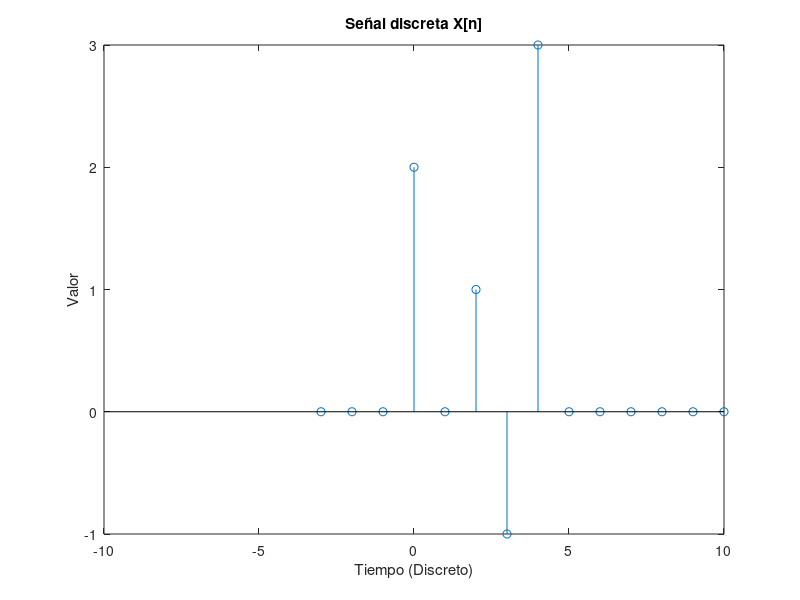
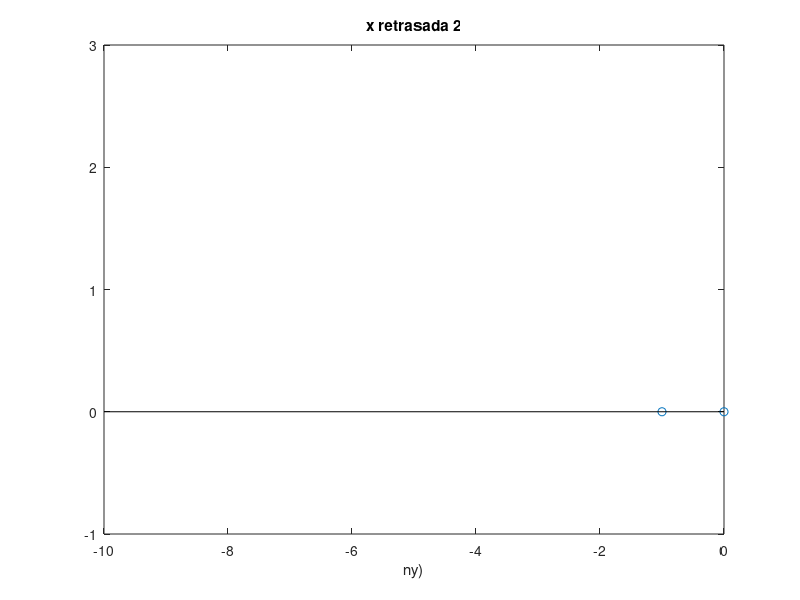
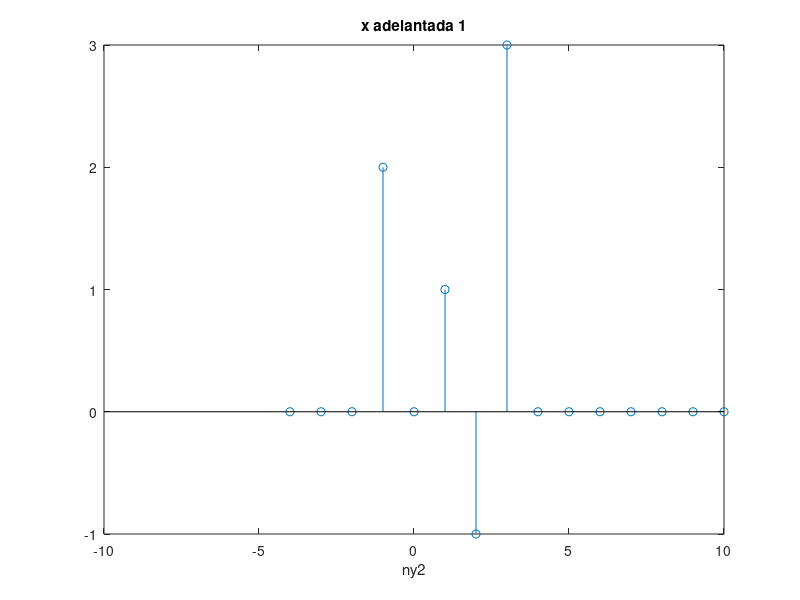
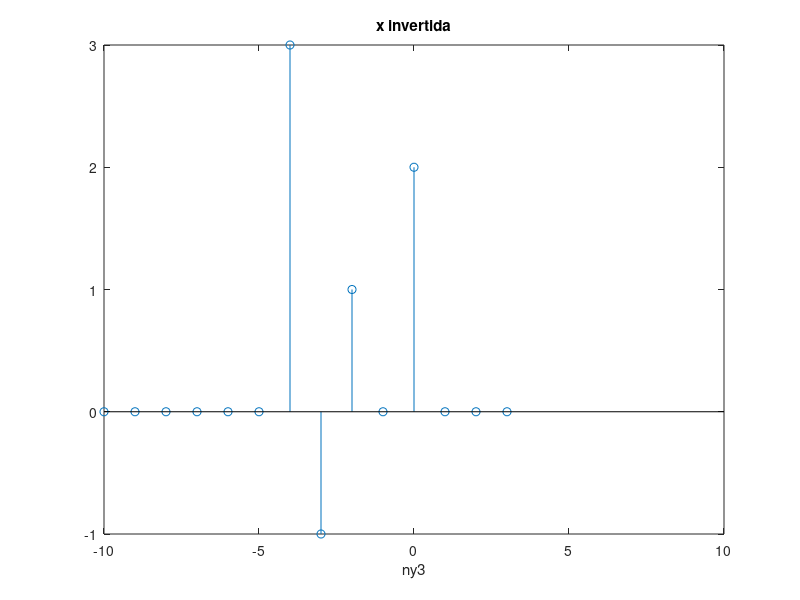

Recreate these plots in MATLAB, in order.
%% Ejercicio 7

nx=[-3:11];
x=zeros(size(nx));
x(4)=2;
x(6)=1;
x(7)=-1;
x(8)=3;

figure;
stem(nx,x);
title("Señal discreta X[n]");
xlabel("Tiempo (Discreto)");
ylabel("Valor");
xlim([-10 10]);

ny1=nx+2;
ny2=nx-1;
fx=fliplr(x);
ny3=-fliplr(nx);
ny4=-fliplr(nx)+1;
ny5=-fliplr(nx-1);

figure;
stem(ny1,x);
title("x retrasada 2");
xlabel("ny)");
xlim([-10 0]);
figure;
stem(ny2,x);
title("x adelantada 1");
xlabel("ny2");
xlim([-10 10]);
figure;
stem(ny3,fx);
title("x invertida");
xlabel("ny3");
xlim([-10 10]);
figure;
stem(ny4,fx);
title("x invertida y luego adelantada 1");
xlabel("ny4");
xlim([-10 10]);
figure;
stem(ny4,fx);
title("x retrasada 1 y luego invertida");
xlabel("ny4");
xlim([-10 10]);